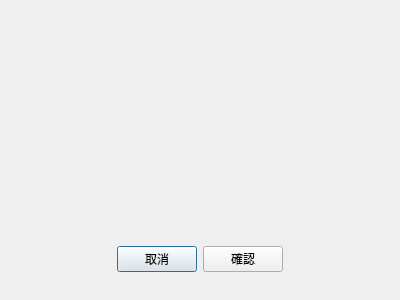
<?xml version="1.0" encoding="UTF-8"?>
<ui version="4.0">
 <class>DialogEditOwner</class>
 <widget class="QDialog" name="DialogEditOwner">
  <property name="geometry">
   <rect>
    <x>0</x>
    <y>0</y>
    <width>400</width>
    <height>300</height>
   </rect>
  </property>
  <property name="windowTitle">
   <string>Dialog</string>
  </property>
  <layout class="QVBoxLayout" name="verticalLayout">
   <item>
    <widget class="QWidget" name="widget_3" native="true">
     <property name="maximumSize">
      <size>
       <width>16777215</width>
       <height>60</height>
      </size>
     </property>
    </widget>
   </item>
   <item>
    <widget class="QWidget" name="widget" native="true"/>
   </item>
   <item>
    <widget class="QWidget" name="widget_2" native="true">
     <property name="maximumSize">
      <size>
       <width>16777215</width>
       <height>60</height>
      </size>
     </property>
     <layout class="QHBoxLayout" name="horizontalLayout">
      <item>
       <spacer name="horizontalSpacer">
        <property name="orientation">
         <enum>Qt::Horizontal</enum>
        </property>
        <property name="sizeHint" stdset="0">
         <size>
          <width>40</width>
          <height>20</height>
         </size>
        </property>
       </spacer>
      </item>
      <item>
       <widget class="QPushButton" name="pushButton_2">
        <property name="text">
         <string>取消</string>
        </property>
       </widget>
      </item>
      <item>
       <widget class="QPushButton" name="pushButton">
        <property name="text">
         <string>確認</string>
        </property>
       </widget>
      </item>
      <item>
       <spacer name="horizontalSpacer_2">
        <property name="orientation">
         <enum>Qt::Horizontal</enum>
        </property>
        <property name="sizeHint" stdset="0">
         <size>
          <width>40</width>
          <height>20</height>
         </size>
        </property>
       </spacer>
      </item>
     </layout>
    </widget>
   </item>
  </layout>
 </widget>
 <resources/>
 <connections/>
</ui>
